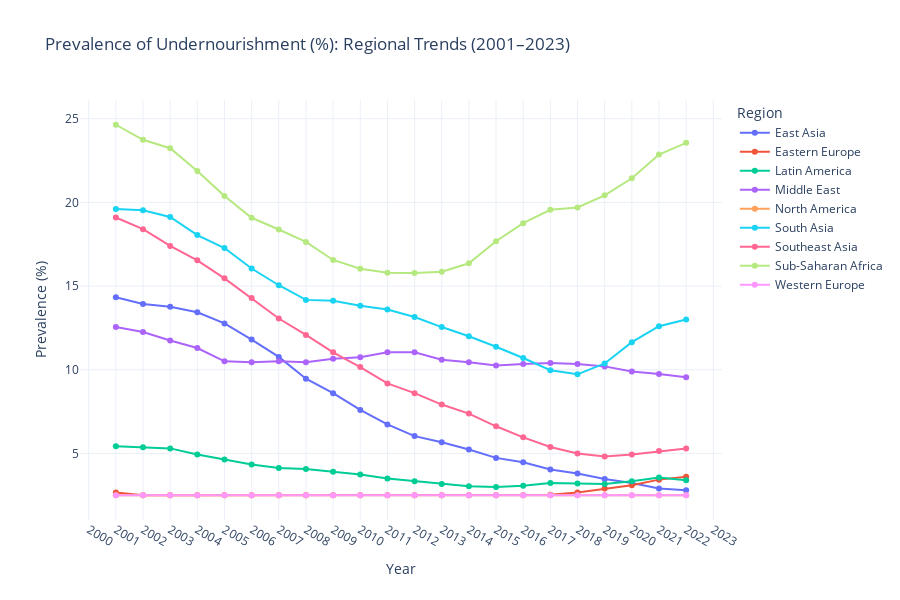

Source (notebook cell):
### Code cell
import pandas as pd
import plotly.express as px

# Filter for just the one item
selected_item = 'Prevalence of undernourishment (percent) (3-year average)'
filtered_data = data[data['Item'] == selected_item].copy()

# Map regions and drop NaNs
filtered_data['Region'] = filtered_data['Area'].map(region_map)
filtered_data = filtered_data.dropna(subset=['Region'])

# Group by Region and Year
regional_avg = filtered_data.groupby(['Region', 'Year'])['Value'].mean().reset_index()

# Plot
fig = px.line(
    regional_avg,
    x='Year',
    y='Value',
    color='Region',
    title='Prevalence of Undernourishment (%): Regional Trends (2001–2023)',
    labels={'Value': 'Prevalence (%)', 'Region': 'Region'},
    markers=True
)

fig.update_layout(
    height=600,
    xaxis=dict(dtick=1),
    hovermode='x unified',
    template='plotly_white'
)

fig.show()

### Figure 1 — Plotly figure (JSON) as saved in the notebook; plotly's stock layout.template omitted (floating-point values rounded to 4 significant figures)
{"data": [{"hovertemplate": "Region=East Asia<br>Year=%{x}<br>Prevalence (%)=%{y}<extra></extra>", "legendgroup": "East Asia", "line": {"color": "#636efa", "dash": "solid"}, "marker": {"symbol": "circle"}, "mode": "lines+markers", "name": "East Asia", "orientation": "v", "showlegend": true, "type": "scatter", "x": [2001, 2002, 2003, 2004, 2005, 2006, 2007, 2008, 2009, 2010, 2011, 2012, 2013, 2014, 2015, 2016, 2017, 2018, 2019, 2020, 2021, 2022], "xaxis": "x", "y": [14.33, 13.93, 13.77, 13.43, 12.77, 11.8, 10.77, 9.467, 8.6, 7.6, 6.733, 6.033, 5.667, 5.233, 4.733, 4.467, 4.033, 3.8, 3.467, 3.233, 2.9, 2.8], "yaxis": "y"}, {"hovertemplate": "Region=Eastern Europe<br>Year=%{x}<br>Prevalence (%)=%{y}<extra></extra>", "legendgroup": "Eastern Europe", "line": {"color": "#EF553B", "dash": "solid"}, "marker": {"symbol": "circle"}, "mode": "lines+markers", "name": "Eastern Europe", "orientation": "v", "showlegend": true, "type": "scatter", "x": [2001, 2002, 2003, 2004, 2005, 2006, 2007, 2008, 2009, 2010, 2011, 2012, 2013, 2014, 2015, 2016, 2017, 2018, 2019, 2020, 2021, 2022], "xaxis": "x", "y": [2.667, 2.5, 2.5, 2.5, 2.5, 2.5, 2.5, 2.5, 2.5, 2.5, 2.5, 2.5, 2.5, 2.5, 2.5, 2.5, 2.533, 2.667, 2.9, 3.1, 3.433, 3.6], "yaxis": "y"}, {"hovertemplate": "Region=Latin America<br>Year=%{x}<br>Prevalence (%)=%{y}<extra></extra>", "legendgroup": "Latin America", "line": {"color": "#00cc96", "dash": "solid"}, "marker": {"symbol": "circle"}, "mode": "lines+markers", "name": "Latin America", "orientation": "v", "showlegend": true, "type": "scatter", "x": [2001, 2002, 2003, 2004, 2005, 2006, 2007, 2008, 2009, 2010, 2011, 2012, 2013, 2014, 2015, 2016, 2017, 2018, 2019, 2020, 2021, 2022], "xaxis": "x", "y": [5.433, 5.367, 5.3, 4.933, 4.633, 4.333, 4.133, 4.067, 3.9, 3.733, 3.5, 3.333, 3.167, 3.033, 3, 3.067, 3.233, 3.2, 3.167, 3.333, 3.567, 3.4], "yaxis": "y"}, {"hovertemplate": "Region=Middle East<br>Year=%{x}<br>Prevalence (%)=%{y}<extra></extra>", "legendgroup": "Middle East", "line": {"color": "#ab63fa", "dash": "solid"}, "marker": {"symbol": "circle"}, "mode": "lines+markers", "name": "Middle East", "orientation": "v", "showlegend": true, "type": "scatter", "x": [2001, 2002, 2003, 2004, 2005, 2006, 2007, 2008, 2009, 2010, 2011, 2012, 2013, 2014, 2015, 2016, 2017, 2018, 2019, 2020, 2021, 2022], "xaxis": "x", "y": [12.55, 12.25, 11.75, 11.3, 10.5, 10.45, 10.5, 10.45, 10.65, 10.75, 11.05, 11.05, 10.6, 10.45, 10.25, 10.35, 10.4, 10.35, 10.2, 9.9, 9.75, 9.55], "yaxis": "y"}, {"hovertemplate": "Region=North America<br>Year=%{x}<br>Prevalence (%)=%{y}<extra></extra>", "legendgroup": "North America", "line": {"color": "#FFA15A", "dash": "solid"}, "marker": {"symbol": "circle"}, "mode": "lines+markers", "name": "North America", "orientation": "v", "showlegend": true, "type": "scatter", "x": [2001, 2002, 2003, 2004, 2005, 2006, 2007, 2008, 2009, 2010, 2011, 2012, 2013, 2014, 2015, 2016, 2017, 2018, 2019, 2020, 2021, 2022], "xaxis": "x", "y": [2.5, 2.5, 2.5, 2.5, 2.5, 2.5, 2.5, 2.5, 2.5, 2.5, 2.5, 2.5, 2.5, 2.5, 2.5, 2.5, 2.5, 2.5, 2.5, 2.5, 2.5, 2.5], "yaxis": "y"}, {"hovertemplate": "Region=South Asia<br>Year=%{x}<br>Prevalence (%)=%{y}<extra></extra>", "legendgroup": "South Asia", "line": {"color": "#19d3f3", "dash": "solid"}, "marker": {"symbol": "circle"}, "mode": "lines+markers", "name": "South Asia", "orientation": "v", "showlegend": true, "type": "scatter", "x": [2001, 2002, 2003, 2004, 2005, 2006, 2007, 2008, 2009, 2010, 2011, 2012, 2013, 2014, 2015, 2016, 2017, 2018, 2019, 2020, 2021, 2022], "xaxis": "x", "y": [19.6, 19.52, 19.12, 18.05, 17.27, 16.05, 15.05, 14.18, 14.12, 13.82, 13.6, 13.15, 12.55, 12, 11.38, 10.7, 9.975, 9.725, 10.38, 11.65, 12.6, 13], "yaxis": "y"}, {"hovertemplate": "Region=Southeast Asia<br>Year=%{x}<br>Prevalence (%)=%{y}<extra></extra>", "legendgroup": "Southeast Asia", "line": {"color": "#FF6692", "dash": "solid"}, "marker": {"symbol": "circle"}, "mode": "lines+markers", "name": "Southeast Asia", "orientation": "v", "showlegend": true, "type": "scatter", "x": [2001, 2002, 2003, 2004, 2005, 2006, 2007, 2008, 2009, 2010, 2011, 2012, 2013, 2014, 2015, 2016, 2017, 2018, 2019, 2020, 2021, 2022], "xaxis": "x", "y": [19.1, 18.4, 17.4, 16.54, 15.46, 14.28, 13.06, 12.08, 11.04, 10.16, 9.18, 8.6, 7.92, 7.38, 6.62, 5.96, 5.38, 5, 4.82, 4.94, 5.14, 5.3], "yaxis": "y"}, {"hovertemplate": "Region=Sub-Saharan Africa<br>Year=%{x}<br>Prevalence (%)=%{y}<extra></extra>", "legendgroup": "Sub-Saharan Africa", "line": {"color": "#B6E880", "dash": "solid"}, "marker": {"symbol": "circle"}, "mode": "lines+markers", "name": "Sub-Saharan Africa", "orientation": "v", "showlegend": true, "type": "scatter", "x": [2001, 2002, 2003, 2004, 2005, 2006, 2007, 2008, 2009, 2010, 2011, 2012, 2013, 2014, 2015, 2016, 2017, 2018, 2019, 2020, 2021, 2022], "xaxis": "x", "y": [24.64, 23.74, 23.24, 21.88, 20.38, 19.08, 18.38, 17.64, 16.56, 16.04, 15.8, 15.78, 15.86, 16.36, 17.68, 18.76, 19.56, 19.7, 20.42, 21.44, 22.86, 23.56], "yaxis": "y"}, {"hovertemplate": "Region=Western Europe<br>Year=%{x}<br>Prevalence (%)=%{y}<extra></extra>", "legendgroup": "Western Europe", "line": {"color": "#FF97FF", "dash": "solid"}, "marker": {"symbol": "circle"}, "mode": "lines+markers", "name": "Western Europe", "orientation": "v", "showlegend": true, "type": "scatter", "x": [2001, 2002, 2003, 2004, 2005, 2006, 2007, 2008, 2009, 2010, 2011, 2012, 2013, 2014, 2015, 2016, 2017, 2018, 2019, 2020, 2021, 2022], "xaxis": "x", "y": [2.5, 2.5, 2.5, 2.5, 2.5, 2.5, 2.5, 2.5, 2.5, 2.5, 2.5, 2.5, 2.5, 2.5, 2.5, 2.5, 2.5, 2.5, 2.5, 2.5, 2.5, 2.5], "yaxis": "y"}], "layout": {"height": 600, "hovermode": "x unified", "legend": {"title": {"text": "Region"}, "tracegroupgap": 0}, "title": {"text": "Prevalence of Undernourishment (%): Regional Trends (2001–2023)"}, "xaxis": {"anchor": "y", "domain": [0, 1], "dtick": 1, "title": {"text": "Year"}}, "yaxis": {"anchor": "x", "domain": [0, 1], "title": {"text": "Prevalence (%)"}}}}
